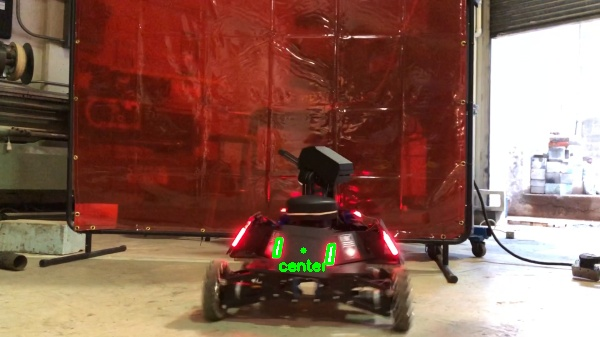
#> input picture target.jpg, 600 x 337 px
$ python detect_shapes.py --image target.jpg
#> lines starting #> are read from the running program, lines starting #| are printed output that depends on the picture; after the words box and inside, x2 and y2 are one past the last pixel; in counts of white or black regions, pixels touching at a corner belong together
### shapeDetector.py
'''
Special thanks to Adrian Rosebrock at pyimagesearch for this module.
https://www.pyimagesearch.com/2016/02/08/opencv-shape-detection/
'''

import cv2

class ShapeDetector:
	def __init__(self):
		pass

	def detect(self, c):
		shape = "unidentified"
		peri = cv2.arcLength(c, True)
		approx = cv2.approxPolyDP(c, 0.04 * peri, True)

		# if the shape is a line, it will have 1 vertice
		if len(approx) == 1:
			shape = "line"

		# if the shape is a triangle, it will have 3 vertices
		if len(approx) == 3:
			shape = "triangle"

		# if the shape has 4 vertices, it is either a square or
		# a rectangle
		elif len(approx) == 4:
			# compute the bounding box of the contour and use the
			# bounding box to compute the aspect ratio
			(x, y, w, h) = cv2.boundingRect(approx)
			ar = w / float(h)

			# a square will have an aspect ratio that is approximately
			# equal to one, otherwise, the shape is a rectangle
			shape = "square" if ar >= 0.95 and ar <= 1.05 else "rectangle"

		# if the shape is a pentagon, it will have 5 vertices
		elif len(approx) == 5:
			shape = "pentagon"

		# otherwise, we assume the shape is a circle
		else:
			shape = "circle"

		# return the name of the shape
		return shape

### detect_shapes.py
# import the necessary packages
from shapeDetector import ShapeDetector
import argparse
import imutils
import cv2

# construct the argument parse and parse the arguments
ap = argparse.ArgumentParser()
ap.add_argument("-i", "--image", required=True,
	help="path to the input image")
args = vars(ap.parse_args())

# load the image and resize it to a smaller factor so that
# the shapes can be approximated better
image = cv2.imread(args["image"])
#> image is the input picture: shape (337, 600, 3); mean B, G, R 81.7, 95.9, 136.1
image = imutils.resize(image, width=600)

# convert the resized image to grayscale, blur it slightly,
# and threshold it
#gray = cv2.cvtColor(image, cv2.COLOR_BGR2GRAY)
#blurred = cv2.GaussianBlur(gray, (5, 5), 0)
#thresh = cv2.threshold(blurred, 60, 255, cv2.THRESH_BINARY)[1]
saliency = cv2.saliency.StaticSaliencyFineGrained_create()
(success, saliencyMap) = saliency.computeSaliency(image)
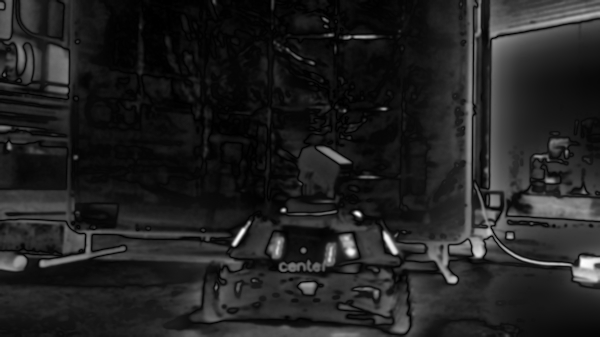
#> saliencyMap: shape (337, 600) float32; min 0, max 1, mean 0.132
#> success = True
saliencyMap = (saliencyMap * 255).astype("uint8")

cv2.imshow("saliency", saliencyMap)
cv2.waitKey(0)

thresh = cv2.threshold(saliencyMap.astype("uint8"), 210, 255,
	cv2.THRESH_BINARY)[1]
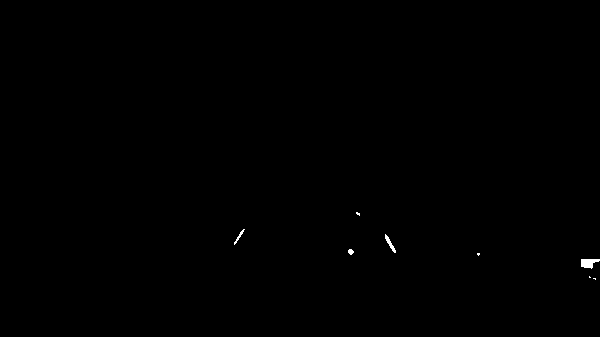
#> thresh: shape (337, 600); 0.14% white; 8 white regions (4 under 20 px)
#cv2.THRESH_OTSU
cv2.imshow("thresh", thresh)
cv2.waitKey(0)

# find contours in the thresholded image and initialize the
# shape detector
cnts = cv2.findContours(thresh.copy(), cv2.RETR_EXTERNAL,
	cv2.CHAIN_APPROX_SIMPLE)
#> cnts = 8 contours, 5 with area under 20; largest, box (x1, y1, x2, y2) and area: (581, 259, 600, 269) 103, (385, 234, 396, 253) 46, (234, 229, 245, 245) 22
cnts = imutils.grab_contours(cnts)
sd = ShapeDetector()
numRect = 0
rectangles = []

# loop over the contours
for c in cnts:
	# compute the center of the contour, then detect the name of the
	# shape using only the contour
	M = cv2.moments(c)
	if M["m00"] == 0.0:
		cX = int(M["m10"] / 0.00001)
		cY = int(M["m01"] / 0.00001)
	else:
		cX = int(M["m10"] / M["m00"])
		cY = int(M["m01"] / M["m00"])
	shape = sd.detect(c)

	# multiply the contour (x, y)-coordinates by the resize ratio,
	# then draw the contours and the name of the shape on the image
	if shape == "rectangle":
		c = c.astype("float")
		c = c.astype("int")
		cv2.drawContours(image, [c], -1, (0, 255, 0), 2)
		cv2.putText(image, shape, (cX, cY), cv2.FONT_HERSHEY_SIMPLEX,
			0.5, (255, 255, 255), 2)
		numRect += 1
		coord = [cX, cY]
		rectangles.append(coord)

		# show the output image
		cv2.imshow("Image", image)
		cv2.waitKey(0)

	if numRect == 2:
		# average the two rectangles' center coordinates
		targetcX = int((rectangles[0][0] + rectangles[1][0]) / 2.0)
		targetcY = int((rectangles[0][1] + rectangles[1][1]) / 2.0)
		cv2.circle(image, (targetcX, targetcY), 7, (255, 255, 255), -1)
		# show the output image
		cv2.imshow("Image", image)
		cv2.waitKey(0)
#> this loop made 8 passes
#> (cX, cY, shape, peri in detect, approx in detect, x in detect, y in detect, w in detect) on pass 1: (594, 278, 'rectangle', 5.41, [[593, 278], [594, 278], [595, 279], [595, 278]], 593, 278, 3)
#> (cX, cY, shape, peri in detect, approx in detect, x in detect, y in detect, w in detect) on pass 8: (357, 213, 'square', 10.24, [[356, 212], [356, 213], [359, 215], [359, 213]], 356, 212, 4)
#> after the loop, numRect = 1; rectangles = [[594, 278]]
